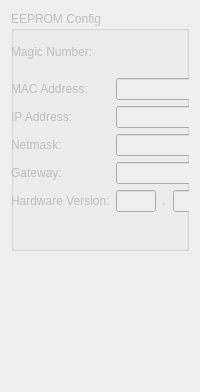
    <widget class="QWidget" name="configTab">
     <attribute name="title">
      <string>FEM</string>
     </attribute>
     <layout class="QVBoxLayout" name="verticalLayout">
      <item>
       <widget class="QGroupBox" name="configGroupBox">
        <property name="enabled">
         <bool>false</bool>
        </property>
        <property name="sizePolicy">
         <sizepolicy hsizetype="Preferred" vsizetype="Fixed">
          <horstretch>0</horstretch>
          <verstretch>0</verstretch>
         </sizepolicy>
        </property>
        <property name="minimumSize">
         <size>
          <width>0</width>
          <height>240</height>
         </size>
        </property>
        <property name="title">
         <string>EEPROM Config</string>
        </property>
        <widget class="QWidget" name="gridLayoutWidget">
         <property name="geometry">
          <rect>
           <x>0</x>
           <y>20</y>
           <width>751</width>
           <height>209</height>
          </rect>
         </property>
         <layout class="QGridLayout" name="gridLayout_2">
          <item row="1" column="1">
           <widget class="QLineEdit" name="macAddress"/>
          </item>
          <item row="6" column="3">
           <layout class="QHBoxLayout" name="horizontalLayout">
            <item>
             <spacer name="horizontalSpacer_2">
              <property name="orientation">
               <enum>Qt::Horizontal</enum>
              </property>
              <property name="sizeHint" stdset="0">
               <size>
                <width>40</width>
                <height>20</height>
               </size>
              </property>
             </spacer>
            </item>
            <item>
             <widget class="QPushButton" name="configUpdateButton">
              <property name="text">
               <string>Update</string>
              </property>
             </widget>
            </item>
           </layout>
          </item>
          <item row="0" column="0">
           <widget class="QLabel" name="label_4">
            <property name="text">
             <string>Magic Number:</string>
            </property>
           </widget>
          </item>
          <item row="0" column="1">
           <widget class="QLabel" name="magicNumber">
            <property name="text">
             <string/>
            </property>
           </widget>
          </item>
          <item row="0" column="2">
           <widget class="QLabel" name="label_9">
            <property name="text">
             <string>Checksum:</string>
            </property>
           </widget>
          </item>
          <item row="0" column="3">
           <widget class="QLabel" name="checksum">
            <property name="text">
             <string/>
            </property>
           </widget>
          </item>
          <item row="5" column="0">
           <widget class="QLabel" name="label_13">
            <property name="text">
             <string>Hardware Version:</string>
            </property>
           </widget>
          </item>
          <item row="5" column="1" colspan="3">
           <layout class="QHBoxLayout" name="horizontalLayout_2">
            <item>
             <widget class="QLineEdit" name="hwVersionMajor">
              <property name="sizePolicy">
               <sizepolicy hsizetype="Fixed" vsizetype="Fixed">
                <horstretch>40</horstretch>
                <verstretch>0</verstretch>
               </sizepolicy>
              </property>
              <property name="minimumSize">
               <size>
                <width>40</width>
                <height>0</height>
               </size>
              </property>
              <property name="maximumSize">
               <size>
                <width>40</width>
                <height>16777215</height>
               </size>
              </property>
              <property name="alignment">
               <set>Qt::AlignRight|Qt::AlignTrailing|Qt::AlignVCenter</set>
              </property>
             </widget>
            </item>
            <item>
             <widget class="QLabel" name="label_17">
              <property name="sizePolicy">
               <sizepolicy hsizetype="Fixed" vsizetype="Preferred">
                <horstretch>5</horstretch>
                <verstretch>0</verstretch>
               </sizepolicy>
              </property>
              <property name="minimumSize">
               <size>
                <width>5</width>
                <height>0</height>
               </size>
              </property>
              <property name="maximumSize">
               <size>
                <width>5</width>
                <height>16777215</height>
               </size>
              </property>
              <property name="text">
               <string>.</string>
              </property>
             </widget>
            </item>
            <item>
             <widget class="QLineEdit" name="hwVersionMinor">
              <property name="sizePolicy">
               <sizepolicy hsizetype="Fixed" vsizetype="Fixed">
                <horstretch>40</horstretch>
                <verstretch>0</verstretch>
               </sizepolicy>
              </property>
              <property name="minimumSize">
               <size>
                <width>40</width>
                <height>0</height>
               </size>
              </property>
              <property name="maximumSize">
               <size>
                <width>40</width>
                <height>16777215</height>
               </size>
              </property>
             </widget>
            </item>
            <item>
             <spacer name="horizontalSpacer_3">
              <property name="orientation">
               <enum>Qt::Horizontal</enum>
              </property>
              <property name="sizeHint" stdset="0">
               <size>
                <width>40</width>
                <height>20</height>
               </size>
              </property>
             </spacer>
            </item>
            <item>
             <widget class="QLabel" name="label_16">
              <property name="text">
               <string>Firmware Version:</string>
              </property>
             </widget>
            </item>
            <item>
             <widget class="QLineEdit" name="fwVersionMajor">
              <property name="sizePolicy">
               <sizepolicy hsizetype="Fixed" vsizetype="Fixed">
                <horstretch>40</horstretch>
                <verstretch>0</verstretch>
               </sizepolicy>
              </property>
              <property name="minimumSize">
               <size>
                <width>40</width>
                <height>0</height>
               </size>
              </property>
              <property name="maximumSize">
               <size>
                <width>40</width>
                <height>16777215</height>
               </size>
              </property>
              <property name="alignment">
               <set>Qt::AlignRight|Qt::AlignTrailing|Qt::AlignVCenter</set>
              </property>
             </widget>
            </item>
            <item>
             <widget class="QLabel" name="label_18">
              <property name="text">
               <string>.</string>
              </property>
             </widget>
            </item>
            <item>
             <widget class="QLineEdit" name="fwVersionMinor">
              <property name="sizePolicy">
               <sizepolicy hsizetype="Fixed" vsizetype="Fixed">
                <horstretch>40</horstretch>
                <verstretch>0</verstretch>
               </sizepolicy>
              </property>
              <property name="minimumSize">
               <size>
                <width>40</width>
                <height>0</height>
               </size>
              </property>
              <property name="maximumSize">
               <size>
                <width>40</width>
                <height>16777215</height>
               </size>
              </property>
             </widget>
            </item>
            <item>
             <spacer name="horizontalSpacer_4">
              <property name="orientation">
               <enum>Qt::Horizontal</enum>
              </property>
              <property name="sizeHint" stdset="0">
               <size>
                <width>40</width>
                <height>20</height>
               </size>
              </property>
             </spacer>
            </item>
            <item>
             <widget class="QLabel" name="label_19">
              <property name="text">
               <string>Software Version:</string>
              </property>
             </widget>
            </item>
            <item>
             <widget class="QLineEdit" name="swVersionMajor">
              <property name="sizePolicy">
               <sizepolicy hsizetype="Fixed" vsizetype="Fixed">
                <horstretch>40</horstretch>
                <verstretch>0</verstretch>
               </sizepolicy>
              </property>
              <property name="minimumSize">
               <size>
                <width>40</width>
                <height>0</height>
               </size>
              </property>
              <property name="maximumSize">
               <size>
                <width>40</width>
                <height>16777215</height>
               </size>
              </property>
              <property name="alignment">
               <set>Qt::AlignRight|Qt::AlignTrailing|Qt::AlignVCenter</set>
              </property>
             </widget>
            </item>
            <item>
             <widget class="QLabel" name="label_21">
              <property name="text">
               <string>.</string>
              </property>
             </widget>
            </item>
            <item>
             <widget class="QLineEdit" name="swVersionMinor">
              <property name="sizePolicy">
               <sizepolicy hsizetype="Fixed" vsizetype="Fixed">
                <horstretch>40</horstretch>
                <verstretch>0</verstretch>
               </sizepolicy>
              </property>
              <property name="minimumSize">
               <size>
                <width>40</width>
                <height>0</height>
               </size>
              </property>
              <property name="maximumSize">
               <size>
                <width>40</width>
                <height>16777215</height>
               </size>
              </property>
             </widget>
            </item>
           </layout>
          </item>
          <item row="1" column="0">
           <widget class="QLabel" name="label_5">
            <property name="text">
             <string>MAC Address:</string>
            </property>
           </widget>
          </item>
          <item row="3" column="0">
           <widget class="QLabel" name="label_7">
            <property name="text">
             <string>Netmask:</string>
            </property>
           </widget>
          </item>
          <item row="3" column="1">
           <widget class="QLineEdit" name="netMask"/>
          </item>
          <item row="2" column="0">
           <widget class="QLabel" name="label_6">
            <property name="text">
             <string>IP Address:</string>
            </property>
           </widget>
          </item>
          <item row="2" column="1">
           <widget class="QLineEdit" name="ipAddress"/>
          </item>
          <item row="1" column="2">
           <widget class="QLabel" name="label_12">
            <property name="text">
             <string>Board ID:</string>
            </property>
           </widget>
          </item>
          <item row="1" column="3">
           <widget class="QLineEdit" name="boardId"/>
          </item>
          <item row="4" column="0">
           <widget class="QLabel" name="label_8">
            <property name="text">
             <string>Gateway:</string>
            </property>
           </widget>
          </item>
          <item row="4" column="1">
           <widget class="QLineEdit" name="gateway"/>
          </item>
          <item row="2" column="2">
           <widget class="QLabel" name="label_14">
            <property name="text">
             <string>Board Type:</string>
            </property>
           </widget>
          </item>
          <item row="2" column="3">
           <widget class="QLineEdit" name="boardType"/>
          </item>
          <item row="4" column="2">
           <widget class="QLabel" name="label_11">
            <property name="text">
             <string>Critical Temp Threshold:</string>
            </property>
           </widget>
          </item>
          <item row="4" column="3">
           <widget class="QLineEdit" name="critTempTreshold"/>
          </item>
          <item row="3" column="2">
           <widget class="QLabel" name="label_10">
            <property name="text">
             <string>High Temp Threshold:</string>
            </property>
           </widget>
          </item>
          <item row="3" column="3">
           <widget class="QLineEdit" name="highTempThreshold"/>
          </item>
         </layout>
        </widget>
       </widget>
      </item>
      <item>
       <spacer name="verticalSpacer">
        <property name="orientation">
         <enum>Qt::Vertical</enum>
        </property>
        <property name="sizeHint" stdset="0">
         <size>
          <width>20</width>
          <height>130</height>
         </size>
        </property>
       </spacer>
      </item>
     </layout>
    </widget>
